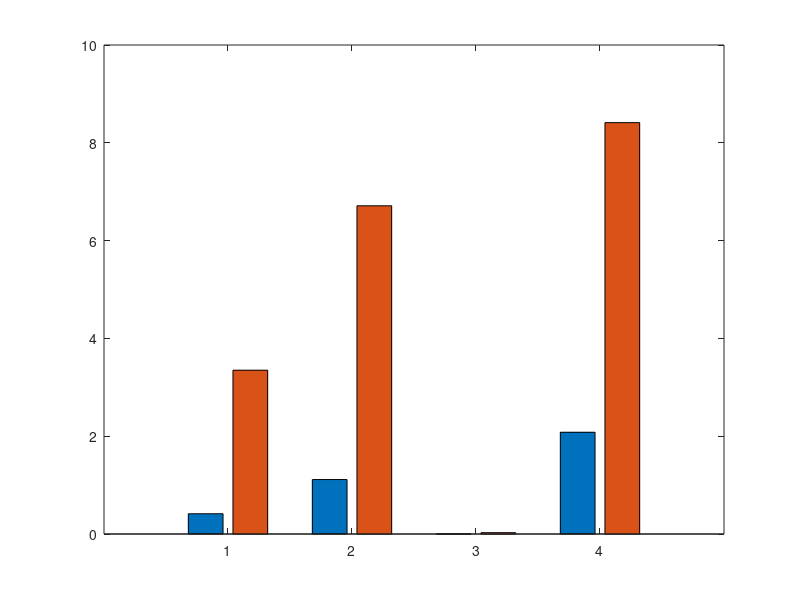

MATLAB code for this plot: (Note: this script raises an error after producing the figure.)
clear; clc; close all;

params = {'\eta', '\lambda_f', 'k', 'C_f'};

true_vals = [0.4, 0.1728, 0.1, 1.6];

inv_05 = [0.398343026638031, 0.17087575793266296, 0.1000002920627594, 1.5667058229446411];
inv_10 = [0.38660067, 0.16120154, 0.09997290, 1.4654];

err_05 = abs(inv_05 - true_vals) ./ abs(true_vals) * 100;
err_10 = abs(inv_10 - true_vals) ./ abs(true_vals) * 100;

Y = [err_05; err_10]';

figure('Position',[100 100 850 500]);
b = bar(Y, 'grouped');

b(1).LineWidth = 1.2;
b(2).LineWidth = 1.2;

% 颜色设置
b(1).FaceColor = [1.0 0.85 0.2];   % 黄色
b(2).FaceColor = [0.85 0.2 0.2];   % 红色

set(gca, 'XTickLabel', params, 'FontSize', 13);
xlabel('Parameter');
ylabel('Relative error (%)');
legend({'Interval: 0.5 m', 'Interval: 1.0 m'}, 'Location', 'best');
grid on;
box on;
